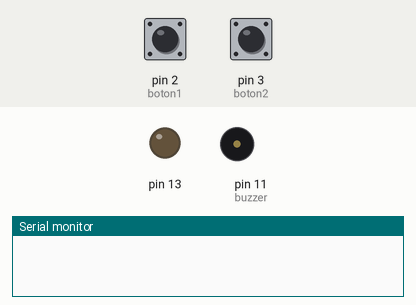
Recording of a sketch running on a simulated Arduino Uno, built with avr-gcc and run on an emulated ATmega328P. Shown: output pins drawn as LEDs (lit = HIGH), buzzer (waves = sounding), the last lines printed to the serial monitor. The inputs (shaded band) are chosen by the test bench; at power-on: pin 2 (boton1) HIGH, pin 3 (boton2) HIGH. Random numbers use the default seed unless the sketch sets one.

Above: at 0.1 s.
At 18.25 s:
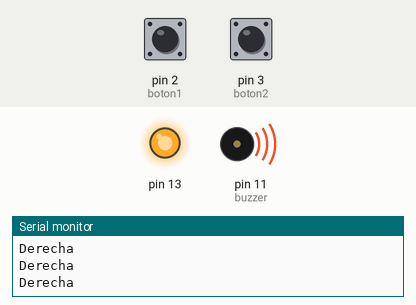
At 36.1 s:
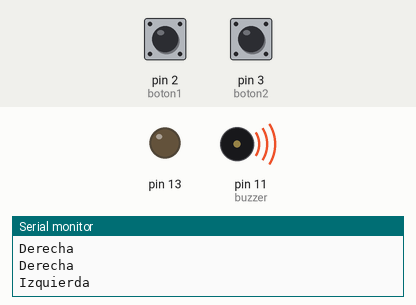
Timing chart, 0 to 40.0 s (numbered marks = the images above):
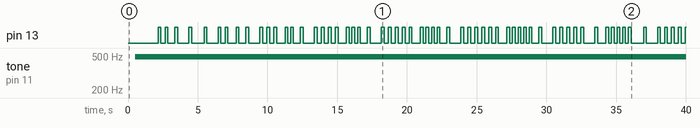

The sketch:

SimonV1UltraAlpha.ino
```cpp
int buzzer = 11;
int boton1 = 2;
int boton2 = 3;
int val1 = 0;
int val2 = 0;
int numeroAleatorio;
int instancia[50];
int pos = 0;
int flag = 0;


void setup()
{
  pinMode(13, OUTPUT);
  pinMode(buzzer, OUTPUT);
  Serial.begin(9600);
  randomSeed(analogRead(0));

}


void loop()
{

  delay(500);

  llenarVector();

  sonidoDeInicio();

  comenzarJuego();

  sonidoDeFin();

}

void llenarVector()
{
  int i = 0;
  int randNumber;

  while (i < 50) {
    randNumber = random(2, 4);
    instancia[i] = randNumber;
    i++;
  }
}

void sonidoDeInicio()
{
  for (int veces = 1; veces < 5; veces++)
  {
    analogWrite(buzzer, 128); //emite sonido
    delay(50); //espera medio segundo
    analogWrite(buzzer, LOW); //emite sonido
    delay(50); //espera medio segun
  }
  analogWrite(buzzer, 200);
  delay(200); //espera medio segundo
  analogWrite(buzzer, LOW); //emite sonido
  delay(50); //espera medio segundo
  delay(1000);
}

void sonidoDeFin()
{
  analogWrite(buzzer, 200);
  delay(1000);
  analogWrite(buzzer, LOW);

}


void proximoNivel()
{
  int i;
  if (instancia[pos] == 3)
  {
    Serial.println("Izquierda");
  }
  else
  {
    Serial.println("Derecha");
  };

  for (i = 0; i <= pos; i++)
  {
    sonarBoton(instancia[i], 300);
  };
  for (i = 0; i <= pos && flag == 0; i++)
  {
    while (digitalRead(boton1) == 0 && digitalRead(boton2) == 0 ) {}

    if (digitalRead(instancia[i]) == 1)
    {
      sonarBoton(instancia[i], 0);
      delay(200);
    }
    else
    {
      flag = 1;
    };
  }
  delay(300);

  if (flag == 0)
  {
    pos++;
    proximoNivel();
  }
  pos = 0;
  flag = 0;

}

void sonarBoton(int numero, int duracion)
{
  if (numero == 2)
  {
    digitalWrite(13, HIGH);
    analogWrite(buzzer, 100);
    delay(200);
    digitalWrite(13, LOW);
    analogWrite(buzzer, LOW);
    delay(duracion);
  };
  if (numero == 3)
  {
    analogWrite(buzzer, 200);
    delay(200);
    analogWrite(buzzer, LOW);
    delay(duracion);
  }
}


void comenzarJuego()
{
  proximoNivel();
}
```

Measured:
- by itself, pin 13: LOW → HIGH at 2.2 s, → LOW 0.20 s later, → HIGH 0.30 s later, → LOW 0.20 s later, … (123 changes in this stretch)
- by itself, tone on pin 11 (buzzer): silent → 490 Hz at 0.51 s
